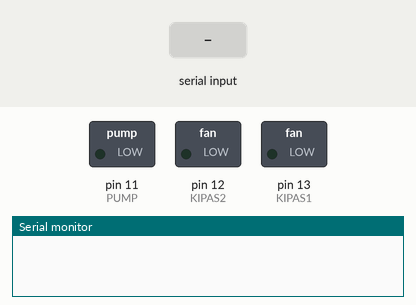
This sketch was run on a simulated Arduino Mega 2560, built with avr-gcc and run on an emulated ATmega2560. On the bench: switched loads named in the sketch (green lamp = pin HIGH), the last lines printed to the serial monitor. Inputs (shaded band) come from the test bench.

Above: at 1.2 s.
1.3 s: "30;150;10\n" received over the second serial link
At 2.5 s:
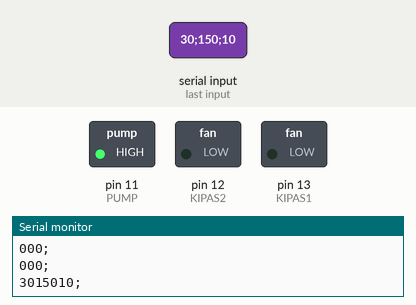
2.8 s: "11\n" received over the second serial link
At 3.5 s:
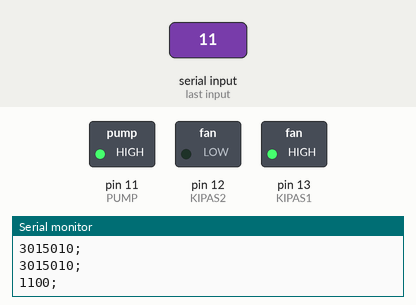
4.3 s: "21\n" received over the second serial link
At 4.6 s:
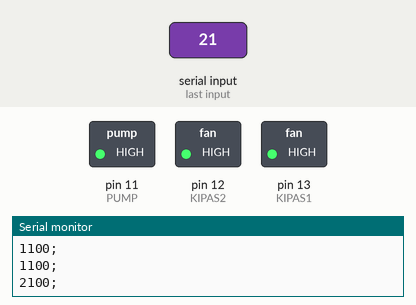
5.8 s: "10\n" received over the second serial link
At 7.0 s:
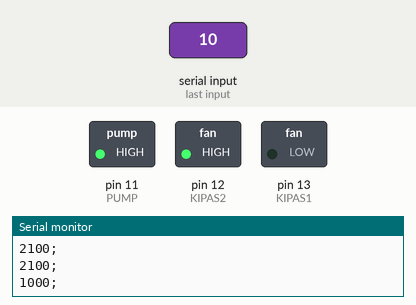
7.3 s: "20\n" received over the second serial link
At 8.1 s:
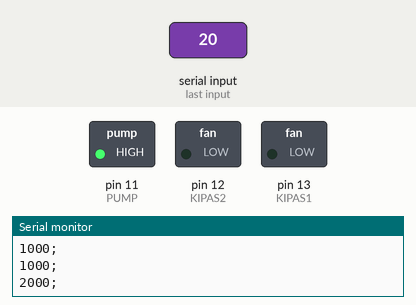
Timing chart, 0 to 9.8 s (numbered marks = the images above; inputs shaded):
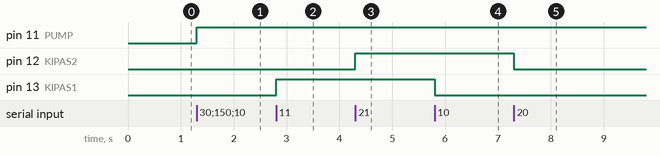

Measured:
- after the input at 1.3 s, pin 11 (PUMP): LOW → HIGH at once
- after the input at 2.8 s, pin 13 (KIPAS1): LOW → HIGH at once
- after the input at 4.3 s, pin 12 (KIPAS2): LOW → HIGH at once
- after the input at 5.8 s, pin 13 (KIPAS1): HIGH → LOW at once
- after the input at 7.3 s, pin 12 (KIPAS2): HIGH → LOW at once

The sketch:

ArduinoMegaTA.ino
```cpp
#define KIPAS1 13
#define KIPAS2 12
#define PUMP 11
int firstVal, secondVal, thirdVal, fourthVal;
String myString;
char rdata;

void setup() {
  Serial.begin(115200);
  Serial2.begin(115200);
  pinMode(11, OUTPUT);
  pinMode(12, OUTPUT);
  pinMode(13, OUTPUT);
}

void loop() {
  // put your main code here, to run repeatedly:
  if (Serial2.available() > 0 )
  {
    rdata = Serial2.read();
    myString = myString + rdata;
    // Serial.print(rdata);
    if ( rdata == '\n')
    {
      String l = getValue(myString, ';', 0);
      String m = getValue(myString, ';', 1);
      String n = getValue(myString, ';', 2);
      String o = getValue(myString, ';', 3);
      firstVal = l.toInt();
      secondVal = m.toInt();
      thirdVal = n.toInt();
      fourthVal = o.toInt();

      myString = "";
    }
    Serial.print(firstVal);
    Serial.print(secondVal);
    Serial.print(thirdVal);
    Serial.println(";");
    if (firstVal == 11) {
      digitalWrite(KIPAS1, HIGH);
    }
    else if (firstVal == 10) {
      digitalWrite(KIPAS1, LOW);
    }
    else if (firstVal == 21) {
      digitalWrite(KIPAS2, HIGH);
    }
    else if (firstVal == 20) {
      digitalWrite(KIPAS2, LOW);
    }
    else if (firstVal == 30) {
      digitalWrite(PUMP, HIGH);
    }
    else if (firstVal == 31) {
      digitalWrite(PUMP, LOW);
    }
  }
}

String getValue(String data, char separator, int index)
{
  int found = 0;
  int strIndex[] = { 0, -1 };
  int maxIndex = data.length() - 1;

  for (int i = 0; i <= maxIndex && found <= index; i++) {
    if (data.charAt(i) == separator || i == maxIndex) {
      found++;
      strIndex[0] = strIndex[1] + 1;
      strIndex[1] = (i == maxIndex) ? i + 1 : i;
    }
  }
  return found > index ? data.substring(strIndex[0], strIndex[1]) : "";
}
```
